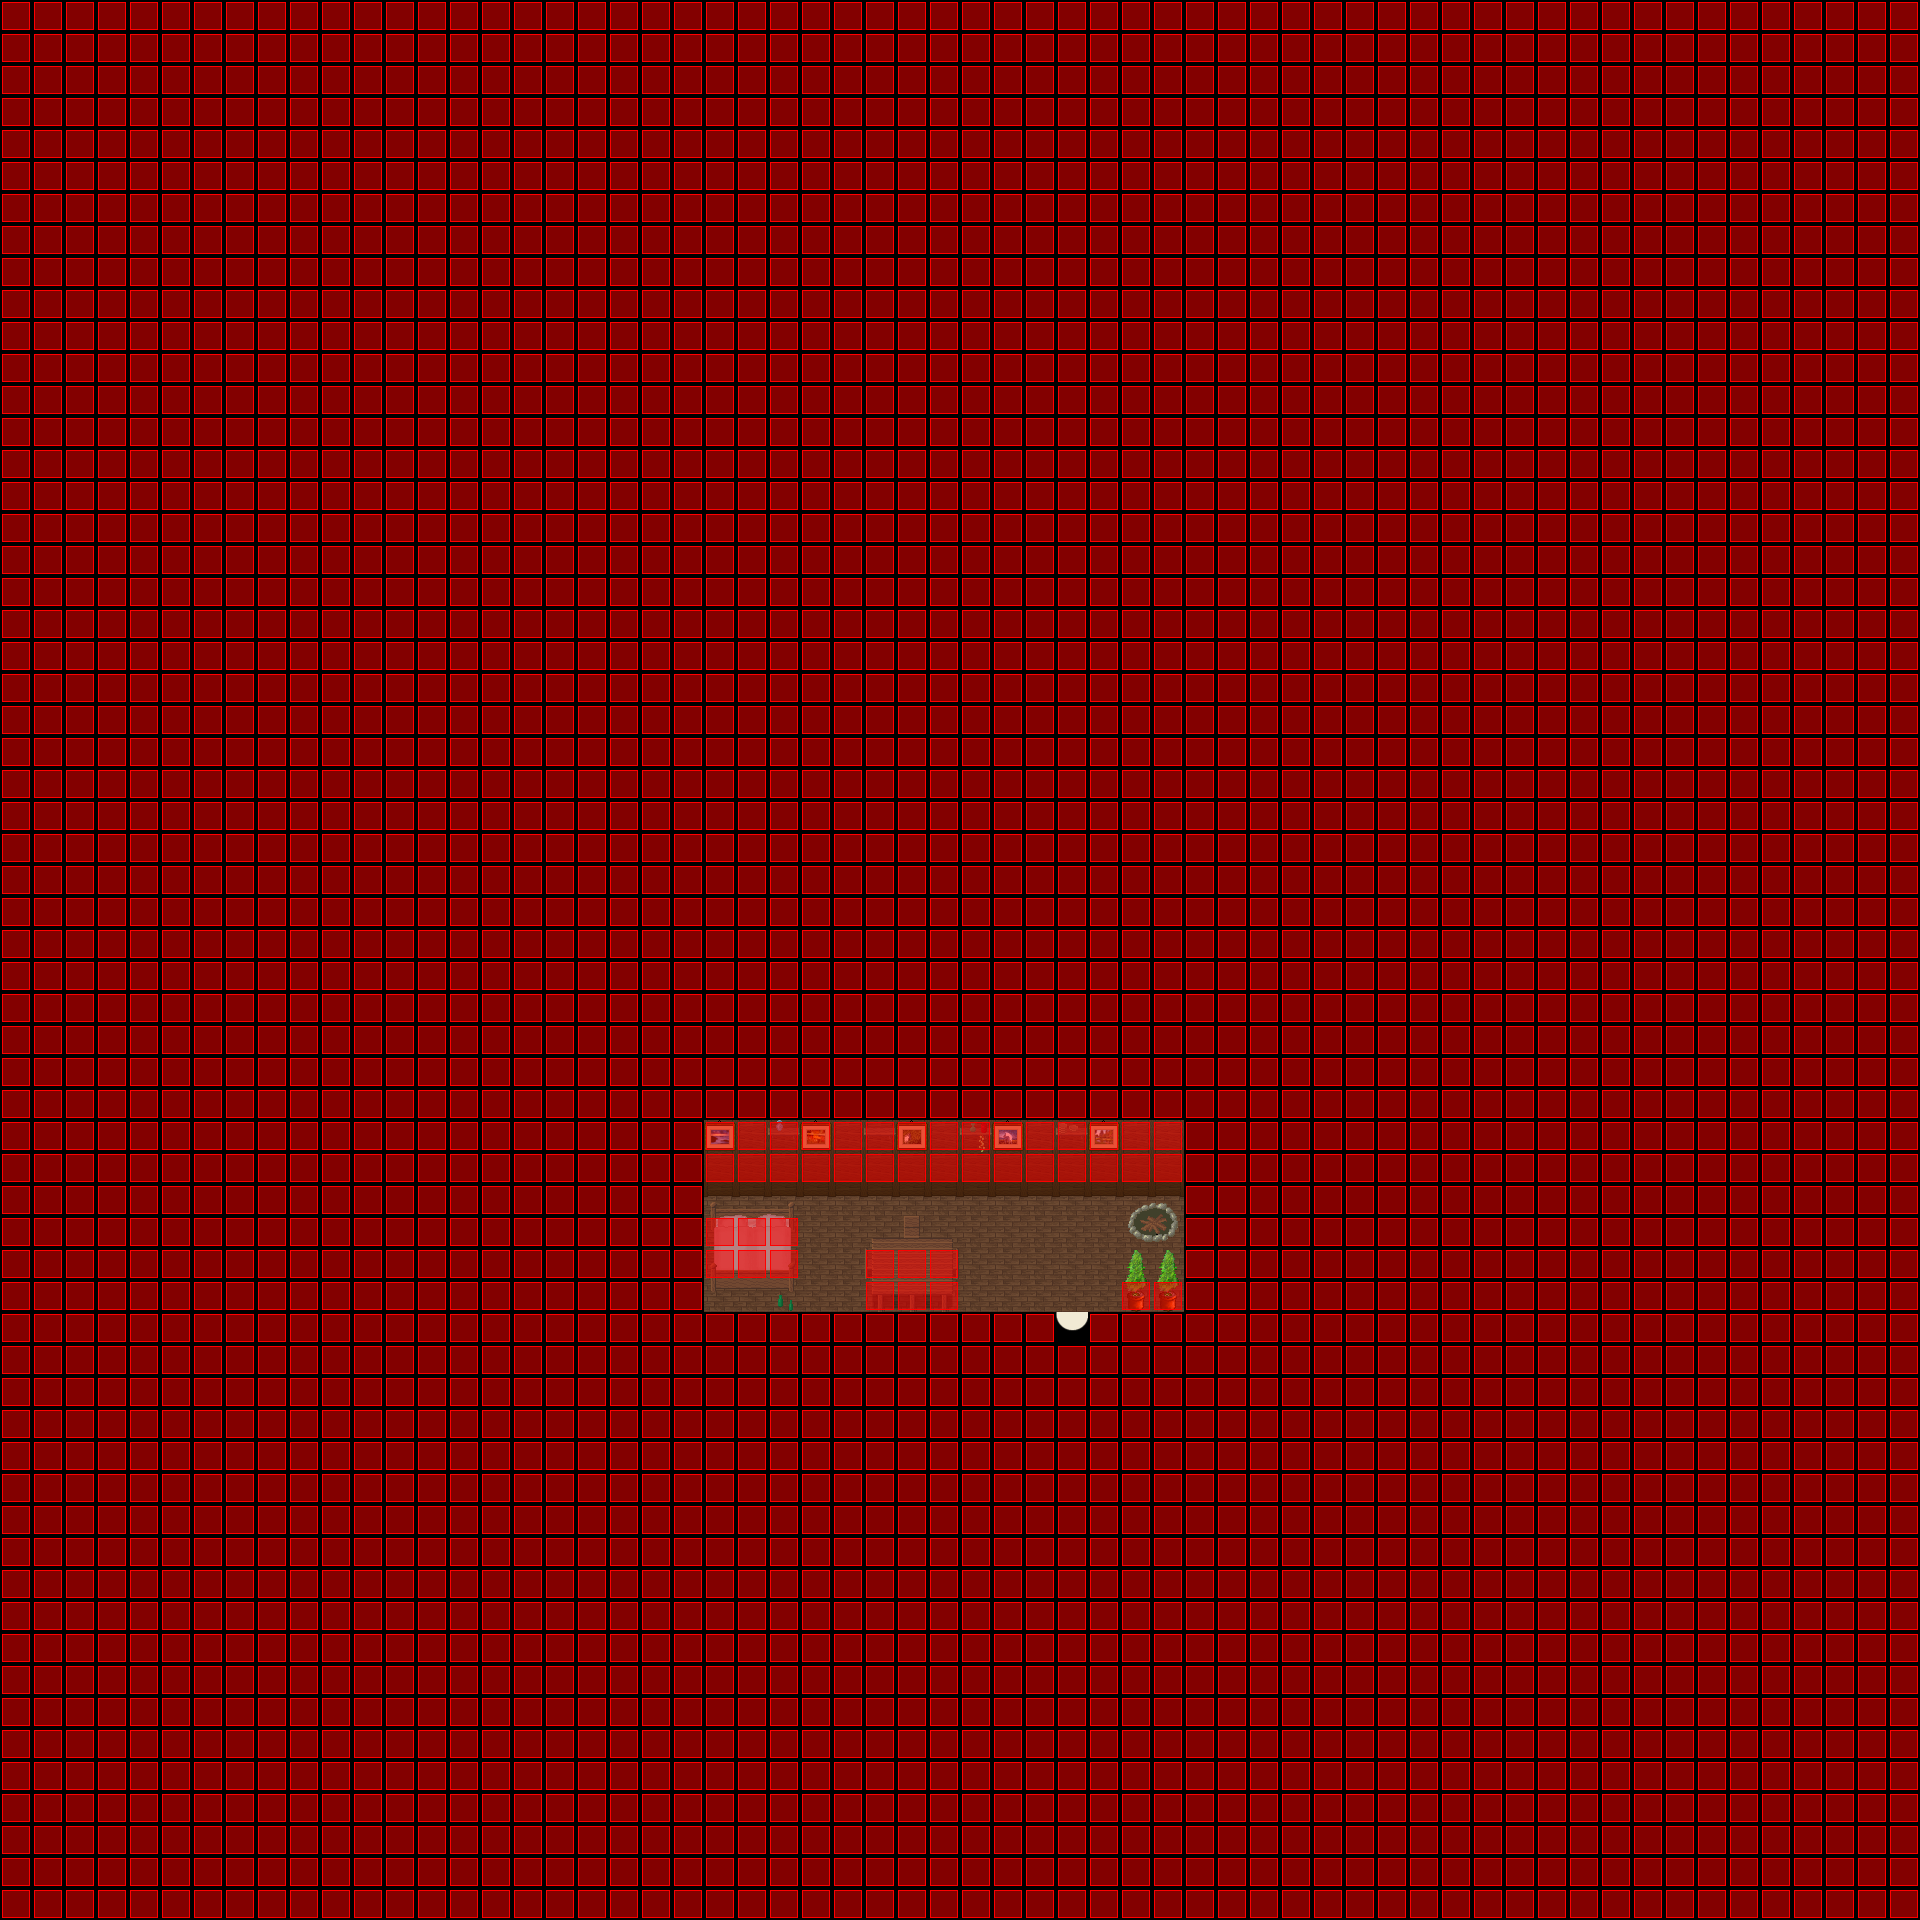

Rendered tile map (Tiled .tmx) drawn with the repository's tilesets; below, a short description and the map source with its tile grids summarised:
An orthogonal 60x60 tile map with 32x32 px tiles, 7 tile layers (Ground, Ground, Ground, Ground, ...), 6 tilesets and 2 objects (SCRIPT, WARP).

<map version="1.0" orientation="orthogonal" width="60" height="60" tilewidth="32" tileheight="32">
 <properties>
  <property name="music" value="faith.ogg" />
 </properties>
 <tileset firstgid="1" name="collision1_32_32" tilewidth="32" tileheight="32">
  <image source="../graphics/tiles/collision1_32_32.png" width="1024" height="1024" />
 </tileset>
 <tileset firstgid="1025" name="indoor3_32_32" tilewidth="32" tileheight="32">
  <image source="../graphics/tiles/indoor3_32_32.png" width="1024" height="1024" />
 </tileset>
 <tileset firstgid="2049" name="indoor2_32_32" tilewidth="32" tileheight="32">
  <image source="../graphics/tiles/indoor2_32_32.png" width="1024" height="1024" />
 </tileset>
 <tileset firstgid="3073" name="indoor2_32_64" tilewidth="32" tileheight="64">
  <image source="../graphics/tiles/indoor2_32_64.png" width="1024" height="1024" />
 </tileset>
 <tileset firstgid="3585" name="indoor2_32_96" tilewidth="32" tileheight="96">
  <image source="../graphics/tiles/indoor2_32_96.png" width="1024" height="960" />
 </tileset>
 <tileset firstgid="3905" name="indoor1_32_64" tilewidth="32" tileheight="64">
  <image source="../graphics/tiles/indoor1_32_64.png" width="1024" height="1024" />
 </tileset>
 <layer name="Ground" width="60" height="60">
  <data>[3600 cells, 3591 non-empty, 7 distinct tile ids]</data>
 </layer>
 <layer name="Ground" width="60" height="60">
  <data>[3600 cells, 45 non-empty, 3 distinct tile ids]</data>
 </layer>
 <layer name="Ground" width="60" height="60">
  <data>[3600 cells, 28 non-empty, 28 distinct tile ids]</data>
 </layer>
 <layer name="Ground" width="60" height="60">
  <data>[3600 cells, 1 non-empty, 1 distinct tile ids]</data>
 </layer>
 <layer name="Fringe" width="60" height="60">
  <data>[3600 cells, 2 non-empty, 1 distinct tile ids]</data>
 </layer>
 <layer name="Over" width="60" height="60">
  <data>[3600 cells, 3 non-empty, 3 distinct tile ids]</data>
 </layer>
 <layer name="Collision" width="60" height="60">
  <data>[3600 cells, 3557 non-empty, 2 distinct tile ids]</data>
 </layer>
 <objectgroup name="Object" width="60" height="60">
  <object name="External Map Events" type="SCRIPT" x="0" y="0">
   <properties>
    <property name="FILENAME" value="scripts/maps/iw-nelaro-house22-o00-o00-o00.lua" />
   </properties>
  </object>
  <object name="Warp to city" type="WARP" x="1056" y="1313" width="32" height="32">
   <properties>
    <property name="DEST_MAP" value="ow-o0000-n0004-o0000" />
    <property name="DEST_X" value="2928" />
    <property name="DEST_Y" value="4688" />
   </properties>
  </object>
 </objectgroup>
</map>
